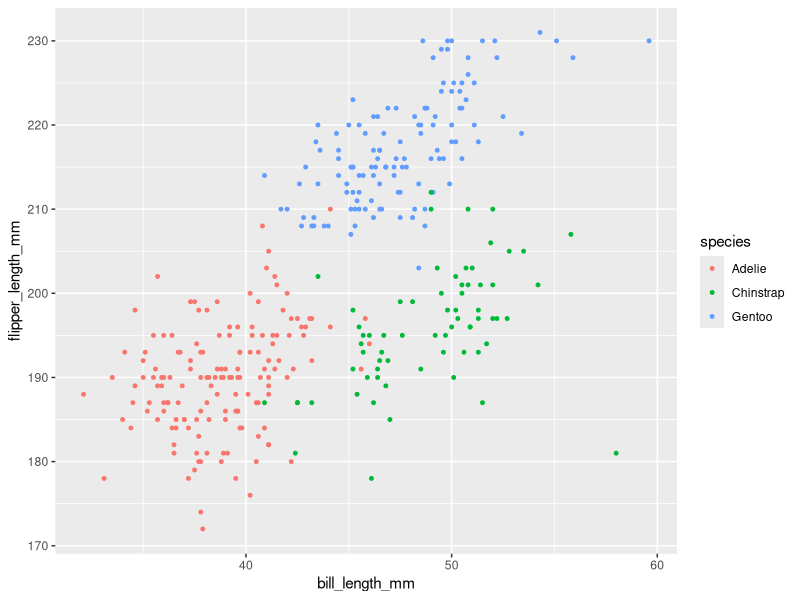
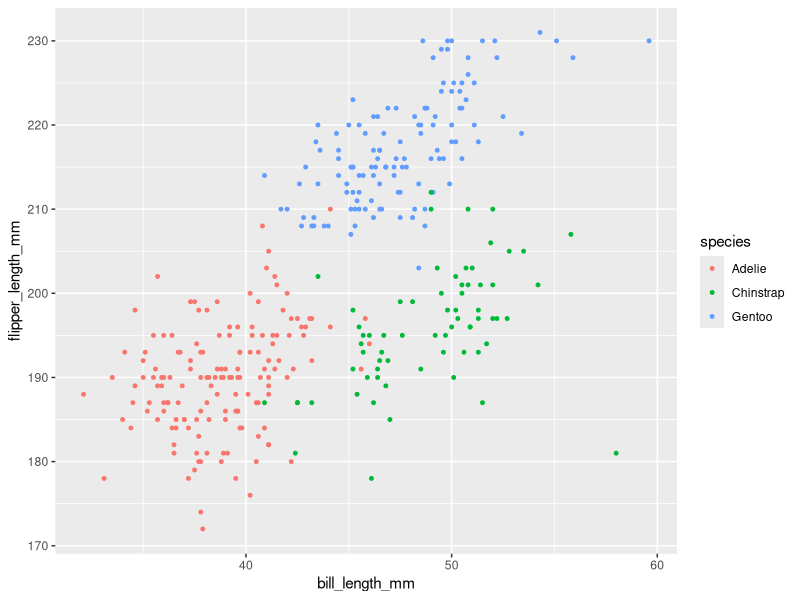

Recreate these plots in R, in order.
## ---- chunk 1
library(tidyverse)
library(ggplot2)
## ---- chunk 2
a <- c(rnorm(10))
a
## ---- chunk 3
b <- c(a>0)
b
## ---- chunk 4
c <- c("p8105", "howework", "one","problem", "one", "character","vector","of","length","ten")
c
## ---- chunk 5
d <- factor(c("breakfast", "lunch", "dinner", "dinner","lunch", "breakfast","dinner","lunch","dinner","breakfast"));
d
## ---- chunk 6
df <- data.frame(a,b,c,d)
df
## ---- chunk 7
df %>%
pull(a)%>%
mean()
## ---- chunk 8
df %>%
pull(b)%>%
mean()
## ---- chunk 9
df %>%
pull(c)%>%
mean()
## ---- chunk 10
df %>%
pull(d)%>%
mean()
## ---- chunk 11
as.numeric(b)
as.numeric(c)
as.numeric(d)
## ---- chunk 12
data("penguins", package = "palmerpenguins")
summary(penguins)
## ---- chunk 13
nrow(penguins)
ncol(penguins)
mean(pull(penguins, name="flipper_length_mm"))
## ---- chunk 14
penguins_plot=ggplot(penguins, 
                     aes(x=bill_length_mm, y=flipper_length_mm, color=species))+
  geom_point(size=1)

penguins_plot

ggsave("penguins.pdf",penguins_plot)

